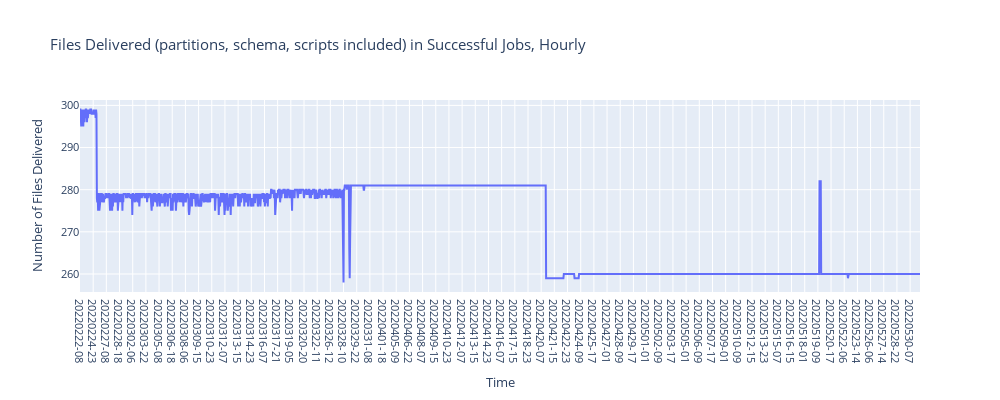
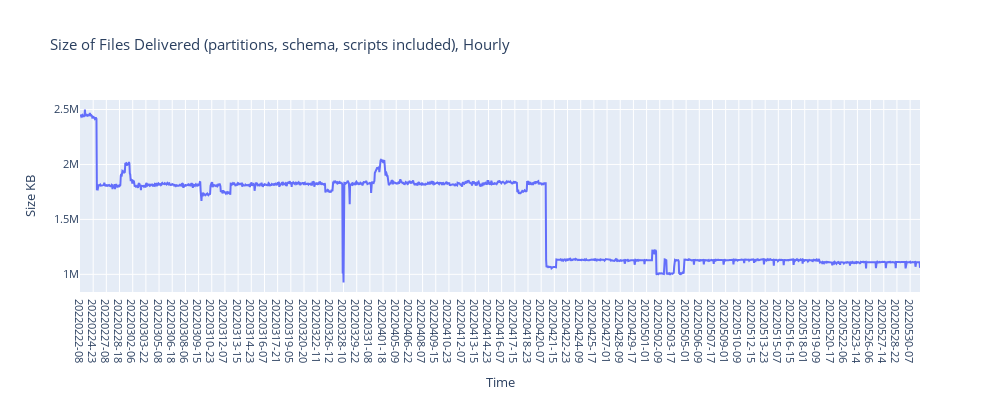
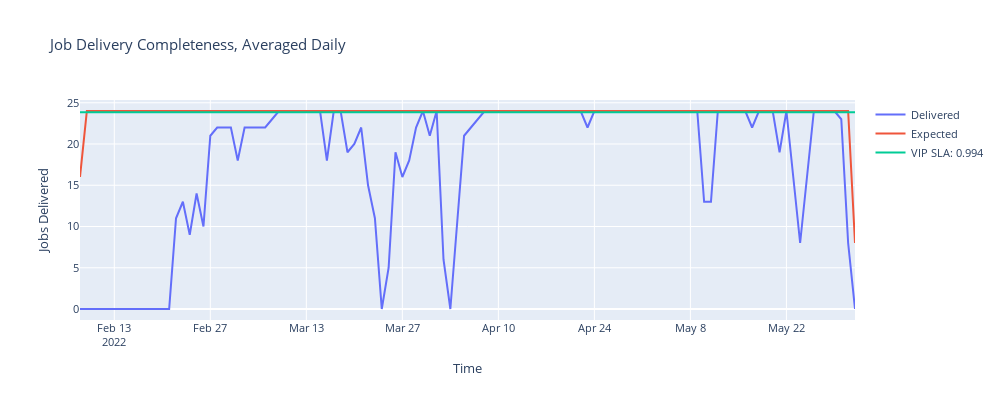
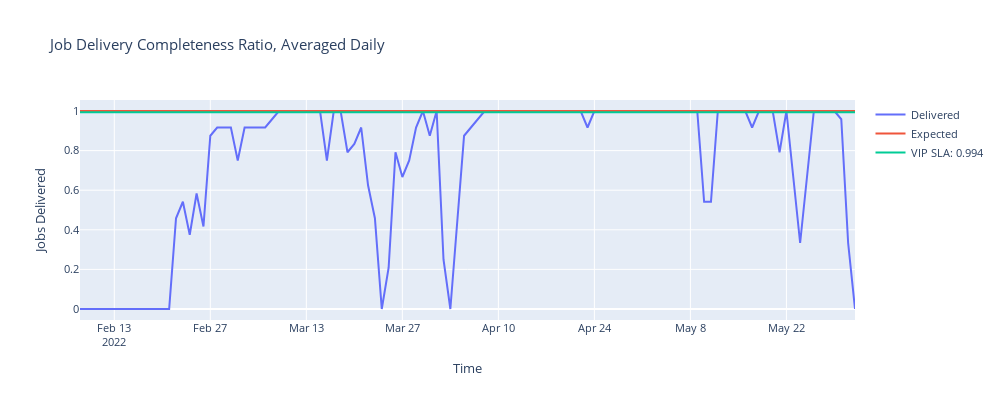

Notebook code for these charts, in order:
### Code cell
## This code is designed to work on-prems (analytics data is stored locally) but it can easily be adapted to be run on AWS Glue or Lambda with data stored on S3

# Init AWS settings
aws_access_key_id=secrets_aws.access_key_id
aws_secret_access_key=secrets_aws.secret_key_id
bucket=secrets_aws.bucket
proxy = secrets_proxy.proxies

s3, client, BUCKET = initAWSClient(aws_access_key_id, aws_secret_access_key,bucket,proxy)

# Prepare a directory to store csv files from observability procedures
folderName = 'csv'
csv_directory = prepare_folder(folderName,clear=False)
historical_job_metrics_file_name = 'historical_job_metrics.csv'
historical_table_metrics_file_name = 'historical_table_metrics.csv'
historical_jobSize_metrics_file_name = 'historical_job_size.csv'

### Prepare the timeframe for the telemetry
# Prod suffix is dedicated to the post-PoC period starting in end of February 2022. Job configurations are different
Prod_t0 = '2022/02/08 08:00' # format '%Y/%m/%d %H'
Prod_t0 = pd.to_datetime(Prod_t0, infer_datetime_format=True)
Prod_now = datetime.utcnow()
Prod_security = 30 # Minutes buffer to include or not a timeslot

# PoC suffix is dedicated to the PoC August-September 2021 period. Job configurations are different and PoC & Prod datasets 
# should therefore not be mixed
PoC_t0 = '2021/08/25 15:00' # format '%Y/%m/%d %H'
PoC_t0 = pd.to_datetime(PoC_t0, infer_datetime_format=True)
PoC_t1 = '2021/09/15 13:00'
PoC_t1 = pd.to_datetime(PoC_t1, infer_datetime_format=True)
PoC_security = 30 # Minutes buffer to include or not a timeslot

# Synthetical time slot list for the Prod period => generates a list of timestamps, starting from PoC or Prod d0 up to current time
Prod_TS = getTimeSeries(Prod_t0, Prod_now, Prod_security)   # PoC time series
PoC_TS = getTimeSeries(PoC_t0, PoC_t1, PoC_security)        # Prod time series


#*********************************************************************
#               OPTIONAL
#*********************************************************************

#### Generate the intial dataframe if historical csv are not yet available for incremental update
## Initial Job Metrics
# getAllJobsbMetrics(BUCKET, ts=Prod_TS, csv=True, csv_directory=csv_directory, filename=historical_job_metrics_file_name)
## Initial Job Completeness Metrics
# getAllTablesbMetrics(client, BUCKET, bucket, tablesOutOfScopeVeson, ts=Prod_TS, csv=True, csv_directory=csv_directory, filename=historical_table_metrics_file_name)
## Initial Job Size Metrics
# getAllJobsSizeMetrics(BUCKET, ts=Prod_TS,csv=True, csv_directory=csv_directory,filename=historical_jobSize_metrics_file_name)


#*********************************************************************
#               BASIC DATA OBSERVABILITY
#*********************************************************************

# Check missing telemetry records
security = 30 # minutes, example: job running at 12 AM will be considered as potentially completed at 12:30 AM

### Observe missing hourly jobs
missingTimeSlots_job = getMissingTimeSlots(csv_directory,historical_job_metrics_file_name,security)
print(f'missingTimeSlots_job: {missingTimeSlots_job}')
jobsbMetrics = getDeltaJobsbMetrics(BUCKET, csv_directory, missingTimeSlots_job, historical_job_metrics_file_name, security, csv = False)

### Observe job completeness, missing tables, schema changes
missingTimeSlots_table = getMissingTimeSlots(csv_directory,historical_table_metrics_file_name, security)
print(f'missingTimeSlots_table: {missingTimeSlots_table}')
tablesMetrics = getDeltaTablesbMetrics(client, BUCKET, bucket, tablesOutOfScopeVeson,ts= missingTimeSlots_table, csv=False, csv_directory= csv_directory, filename=historical_table_metrics_file_name, security=security)

### Observe job size fluctuation, for changes in snapshot logic, change in schema
missingTimeSlots_jobSize = getMissingTimeSlots(csv_directory,historical_jobSize_metrics_file_name, security)
print(f'missingTimeSlots_jobSize: {missingTimeSlots_jobSize}')
jobSizeMetrics = getDeltaJobsSizeMetrics(BUCKET, security, ts=missingTimeSlots_jobSize, csv=False, csv_directory=csv_directory, filename=historical_jobSize_metrics_file_name)


#*********************************************************************
#               DATAVIZ
#*********************************************************************

## Optional filtering to get rid of unsuccessful jobs (size = 0) for more lisibility
jobSizeMetrics = jobSizeMetrics[jobSizeMetrics['files'] > 1] 

## Aggregation for daily figures
jobsbMetricsAggr = aggregateJobMetrics(jobsbMetrics) 
tablesMetricsAggr = aggregateTableMetrics(tablesMetrics)

## Veson VIP products SLA
SLA = 0.994 # (99.4% reliability and accuracy)

#*************************************
#   PLOTS
#*************************************

######### VOLUME
# Files Delivered (partitions, schema, scripts included) in Successful Jobs, Hourly
drawScatterSingleLine(go, x=jobSizeMetrics['date'], y=jobSizeMetrics['files'], track="Delivered", 
    title="Files Delivered (partitions, schema, scripts included) in Successful Jobs, Hourly", xaxis='Time', yaxis= 'Number of Files Delivered', w=1000, h=400, font=dict(size=11,))

# Size of Files Delivered (partitions, schema, scripts included), Hourly
drawScatterSingleLine(go, x=jobSizeMetrics['date'], y=jobSizeMetrics['size'], track="Delivered", 
    title="Size of Files Delivered (partitions, schema, scripts included), Hourly", xaxis='Time', yaxis= 'Size KB', w=1000, h=400, font=dict(size=11,))

######### JOB LEVEL
# Job Delivery Completeness, Averaged Daily
drawScatterTripleLine(go, x=pd.to_datetime(jobsbMetricsAggr.index), y1=jobsbMetricsAggr['jobDelivered'],
y2=jobsbMetricsAggr['JobExpected'], y3=[SLA * 24 for i in range(len(jobsbMetricsAggr))] , track1="Delivered", track2='Expected', track3 =f'VIP SLA: {SLA}', title="Job Delivery Completeness, Averaged Daily", xaxis='Time', yaxis= 'Jobs Delivered', w=1000, h=400, font=dict(size=11,))

# Job Delivery Completeness Ratio, Averaged Daily
drawScatterTripleLine(go, x=pd.to_datetime(jobsbMetricsAggr.index), y1=jobsbMetricsAggr['successRatio'],
y2=[1 for i in range(len(jobsbMetricsAggr))], y3=[SLA for i in range(len(jobsbMetricsAggr))] , track1="Delivered", track2='Expected', track3 =f'VIP SLA: {SLA}', title="Job Delivery Completeness Ratio, Averaged Daily", xaxis='Time', yaxis= 'Jobs Delivered', w=1000, h=400, font=dict(size=11,))

# Job Delivery Completeness (out of 1, hourly)
drawScatterDoubleLine(go, x=pd.to_datetime(jobsbMetrics['date']), y1=jobsbMetrics['jobDelivered'], 
y2=[1 for i in range(len(jobsbMetrics))], track1="Delivered", track2='Expected',title="Job Delivery Completeness (out of 1, hourly)", xaxis='Time', yaxis= 'Jobs Delivered', w=1000, h=400, font=dict(size=11,))

######### TABLE LEVEL
# Table Delivery Completeness, Averaged Daily
drawScatterTripleLine(go, x=pd.to_datetime(tablesMetricsAggr.index), y1=tablesMetricsAggr['tablesDelivered'], 
y2=tablesMetricsAggr['tablesExpected'], y3=SLA * tablesMetricsAggr['tablesExpected'], track1="Delivered", track2='Expected', track3 =f'VIP SLA: {SLA}', title="Table Delivery Completeness, Averaged Daily", xaxis='Time', yaxis= 'Number of Files Delivered', w=1000, h=400, font=dict(size=11,))

# Table Delivery Completeness Ratio, Averaged Daily
drawScatterTripleLine(go, x=pd.to_datetime(tablesMetricsAggr.index), y1=tablesMetricsAggr['completenessRatio'], 
y2=[1 for i in range(len(tablesMetricsAggr))], y3=[SLA for i in range(len(tablesMetricsAggr))], track1="Delivered", track2='Expected', track3 =f'VIP SLA: {SLA}', title="Table Delivery Completeness Ratio, Averaged Daily", xaxis='Time', yaxis= 'Number of Files Delivered', w=1000, h=400, font=dict(size=11,))

# Table Delivery Completeness, Hourly
drawScatterTripleLine(go, x=tablesMetrics['date'], y1=tablesMetrics['tablesDelivered'], 
y2=tablesMetrics['tablesExpected'], y3=SLA * tablesMetrics['tablesExpected'], track1="Delivered", track2='Expected', track3 =f'VIP SLA: {SLA}', title="Table Delivery Completeness, Hourly", xaxis='Time', yaxis= 'Number of Files Delivered', w=1000, h=400, font=dict(size=11,))

# Table Delivery Failure, Averaged Daily
drawScatterTripleLine(go, x=pd.to_datetime(tablesMetricsAggr.index), y1=tablesMetricsAggr['missingTables'], 
y2=[0 for i in range(len(tablesMetricsAggr))], y3=(1-SLA) * tablesMetricsAggr['tablesExpected'], track1="Delivered", track2='Expected', track3 =f'VIP SLA: {SLA}', title="Table Delivery Failure, Averaged Daily", xaxis='Time', yaxis= 'Number of Missing Files', w=1000, h=400, font=dict(size=11,))

# Table Delivery Failure, Hourly
drawScatterTripleLine(go, x=tablesMetrics['date'], y1=tablesMetrics['missingTables'],
y2=[0 for i in range(len(tablesMetrics))], y3=(1-SLA) * tablesMetrics['tablesExpected'], track1="Delivered", track2='Expected', track3 =f'VIP SLA: {SLA}', title="Table Delivery Failure, Hourly", xaxis='Time', yaxis= 'Number of Missing Files', w=1000, h=400, font=dict(size=11,))

### Figure 1 — Plotly figure (JSON) as saved in the notebook; plotly's stock layout.template omitted (floating-point values rounded to 4 significant figures; data arrays with more than 128 entries replaced by an {"elided": "..."} marker saying what was removed)
{"data": [{"name": "Delivered", "x": {"elided": "2041 str values"}, "y": {"elided": "2041 int values"}, "type": "scatter"}], "layout": {"font": {"size": 11}, "title": {"text": "Files Delivered (partitions, schema, scripts included) in Successful Jobs, Hourly"}, "xaxis": {"title": {"text": "Time"}}, "yaxis": {"title": {"text": "Number of Files Delivered"}}, "width": 1000, "height": 400}}

### Figure 2 — Plotly figure (JSON) as saved in the notebook; plotly's stock layout.template omitted (floating-point values rounded to 4 significant figures; data arrays with more than 128 entries replaced by an {"elided": "..."} marker saying what was removed)
{"data": [{"name": "Delivered", "x": {"elided": "2041 str values"}, "y": {"elided": "2041 int values"}, "type": "scatter"}], "layout": {"font": {"size": 11}, "title": {"text": "Size of Files Delivered (partitions, schema, scripts included), Hourly"}, "xaxis": {"title": {"text": "Time"}}, "yaxis": {"title": {"text": "Size KB"}}, "width": 1000, "height": 400}}

### Figure 3 — Plotly figure (JSON) as saved in the notebook; plotly's stock layout.template omitted (floating-point values rounded to 4 significant figures)
{"data": [{"name": "Delivered", "x": ["2022-02-08T00:00:00", "2022-02-09T00:00:00", "2022-02-10T00:00:00", "2022-02-11T00:00:00", "2022-02-12T00:00:00", "2022-02-13T00:00:00", "2022-02-14T00:00:00", "2022-02-15T00:00:00", "2022-02-16T00:00:00", "2022-02-17T00:00:00", "2022-02-18T00:00:00", "2022-02-19T00:00:00", "2022-02-20T00:00:00", "2022-02-21T00:00:00", "2022-02-22T00:00:00", "2022-02-23T00:00:00", "2022-02-24T00:00:00", "2022-02-25T00:00:00", "2022-02-26T00:00:00", "2022-02-27T00:00:00", "2022-02-28T00:00:00", "2022-03-01T00:00:00", "2022-03-02T00:00:00", "2022-03-03T00:00:00", "2022-03-04T00:00:00", "2022-03-05T00:00:00", "2022-03-06T00:00:00", "2022-03-07T00:00:00", "2022-03-08T00:00:00", "2022-03-09T00:00:00", "2022-03-10T00:00:00", "2022-03-11T00:00:00", "2022-03-12T00:00:00", "2022-03-13T00:00:00", "2022-03-14T00:00:00", "2022-03-15T00:00:00", "2022-03-16T00:00:00", "2022-03-17T00:00:00", "2022-03-18T00:00:00", "2022-03-19T00:00:00", "2022-03-20T00:00:00", "2022-03-21T00:00:00", "2022-03-22T00:00:00", "2022-03-23T00:00:00", "2022-03-24T00:00:00", "2022-03-25T00:00:00", "2022-03-26T00:00:00", "2022-03-27T00:00:00", "2022-03-28T00:00:00", "2022-03-29T00:00:00", "2022-03-30T00:00:00", "2022-03-31T00:00:00", "2022-04-01T00:00:00", "2022-04-02T00:00:00", "2022-04-03T00:00:00", "2022-04-04T00:00:00", "2022-04-05T00:00:00", "2022-04-06T00:00:00", "2022-04-07T00:00:00", "2022-04-08T00:00:00", "2022-04-09T00:00:00", "2022-04-10T00:00:00", "2022-04-11T00:00:00", "2022-04-12T00:00:00", "2022-04-13T00:00:00", "2022-04-14T00:00:00", "2022-04-15T00:00:00", "2022-04-16T00:00:00", "2022-04-17T00:00:00", "2022-04-18T00:00:00", "2022-04-19T00:00:00", "2022-04-20T00:00:00", "2022-04-21T00:00:00", "2022-04-22T00:00:00", "2022-04-23T00:00:00", "2022-04-24T00:00:00", "2022-04-25T00:00:00", "2022-04-26T00:00:00", "2022-04-27T00:00:00", "2022-04-28T00:00:00", "2022-04-29T00:00:00", "2022-04-30T00:00:00", "2022-05-01T00:00:00", "2022-05-02T00:00:00", "2022-05-03T00:00:00", "2022-05-04T00:00:00", "2022-05-05T00:00:00", "2022-05-06T00:00:00", "2022-05-07T00:00:00", "2022-05-08T00:00:00", "2022-05-09T00:00:00", "2022-05-10T00:00:00", "2022-05-11T00:00:00", "2022-05-12T00:00:00", "2022-05-13T00:00:00", "2022-05-14T00:00:00", "2022-05-15T00:00:00", "2022-05-16T00:00:00", "2022-05-17T00:00:00", "2022-05-18T00:00:00", "2022-05-19T00:00:00", "2022-05-20T00:00:00", "2022-05-21T00:00:00", "2022-05-22T00:00:00", "2022-05-23T00:00:00", "2022-05-24T00:00:00", "2022-05-25T00:00:00", "2022-05-26T00:00:00", "2022-05-27T00:00:00", "2022-05-28T00:00:00", "2022-05-29T00:00:00", "2022-05-30T00:00:00", "2022-05-31T00:00:00", "2022-06-01T00:00:00"], "y": [0, 0, 0, 0, 0, 0, 0, 0, 0, 0, 0, 0, 0, 0, 11, 13, 9, 14, 10, 21, 22, 22, 22, 18, 22, 22, 22, 22, 23, 24, 24, 24, 24, 24, 24, 24, 18, 24, 24, 19, 20, 22, 15, 11, 0, 5, 19, 16, 18, 22, 24, 21, 24, 6, 0, 11, 21, 22, 23, 24, 24, 24, 24, 24, 24, 24, 24, 24, 24, 24, 24, 24, 24, 24, 22, 24, 24, 24, 24, 24, 24, 24, 24, 24, 24, 24, 24, 24, 24, 24, 24, 13, 13, 24, 24, 24, 24, 24, 22, 24, 24, 24, 19, 24, 16, 8, 16, 24, 24, 24, 24, 23, 8, 0], "type": "scatter"}, {"name": "Expected", "x": ["2022-02-08T00:00:00", "2022-02-09T00:00:00", "2022-02-10T00:00:00", "2022-02-11T00:00:00", "2022-02-12T00:00:00", "2022-02-13T00:00:00", "2022-02-14T00:00:00", "2022-02-15T00:00:00", "2022-02-16T00:00:00", "2022-02-17T00:00:00", "2022-02-18T00:00:00", "2022-02-19T00:00:00", "2022-02-20T00:00:00", "2022-02-21T00:00:00", "2022-02-22T00:00:00", "2022-02-23T00:00:00", "2022-02-24T00:00:00", "2022-02-25T00:00:00", "2022-02-26T00:00:00", "2022-02-27T00:00:00", "2022-02-28T00:00:00", "2022-03-01T00:00:00", "2022-03-02T00:00:00", "2022-03-03T00:00:00", "2022-03-04T00:00:00", "2022-03-05T00:00:00", "2022-03-06T00:00:00", "2022-03-07T00:00:00", "2022-03-08T00:00:00", "2022-03-09T00:00:00", "2022-03-10T00:00:00", "2022-03-11T00:00:00", "2022-03-12T00:00:00", "2022-03-13T00:00:00", "2022-03-14T00:00:00", "2022-03-15T00:00:00", "2022-03-16T00:00:00", "2022-03-17T00:00:00", "2022-03-18T00:00:00", "2022-03-19T00:00:00", "2022-03-20T00:00:00", "2022-03-21T00:00:00", "2022-03-22T00:00:00", "2022-03-23T00:00:00", "2022-03-24T00:00:00", "2022-03-25T00:00:00", "2022-03-26T00:00:00", "2022-03-27T00:00:00", "2022-03-28T00:00:00", "2022-03-29T00:00:00", "2022-03-30T00:00:00", "2022-03-31T00:00:00", "2022-04-01T00:00:00", "2022-04-02T00:00:00", "2022-04-03T00:00:00", "2022-04-04T00:00:00", "2022-04-05T00:00:00", "2022-04-06T00:00:00", "2022-04-07T00:00:00", "2022-04-08T00:00:00", "2022-04-09T00:00:00", "2022-04-10T00:00:00", "2022-04-11T00:00:00", "2022-04-12T00:00:00", "2022-04-13T00:00:00", "2022-04-14T00:00:00", "2022-04-15T00:00:00", "2022-04-16T00:00:00", "2022-04-17T00:00:00", "2022-04-18T00:00:00", "2022-04-19T00:00:00", "2022-04-20T00:00:00", "2022-04-21T00:00:00", "2022-04-22T00:00:00", "2022-04-23T00:00:00", "2022-04-24T00:00:00", "2022-04-25T00:00:00", "2022-04-26T00:00:00", "2022-04-27T00:00:00", "2022-04-28T00:00:00", "2022-04-29T00:00:00", "2022-04-30T00:00:00", "2022-05-01T00:00:00", "2022-05-02T00:00:00", "2022-05-03T00:00:00", "2022-05-04T00:00:00", "2022-05-05T00:00:00", "2022-05-06T00:00:00", "2022-05-07T00:00:00", "2022-05-08T00:00:00", "2022-05-09T00:00:00", "2022-05-10T00:00:00", "2022-05-11T00:00:00", "2022-05-12T00:00:00", "2022-05-13T00:00:00", "2022-05-14T00:00:00", "2022-05-15T00:00:00", "2022-05-16T00:00:00", "2022-05-17T00:00:00", "2022-05-18T00:00:00", "2022-05-19T00:00:00", "2022-05-20T00:00:00", "2022-05-21T00:00:00", "2022-05-22T00:00:00", "2022-05-23T00:00:00", "2022-05-24T00:00:00", "2022-05-25T00:00:00", "2022-05-26T00:00:00", "2022-05-27T00:00:00", "2022-05-28T00:00:00", "2022-05-29T00:00:00", "2022-05-30T00:00:00", "2022-05-31T00:00:00", "2022-06-01T00:00:00"], "y": [16, 24, 24, 24, 24, 24, 24, 24, 24, 24, 24, 24, 24, 24, 24, 24, 24, 24, 24, 24, 24, 24, 24, 24, 24, 24, 24, 24, 24, 24, 24, 24, 24, 24, 24, 24, 24, 24, 24, 24, 24, 24, 24, 24, 24, 24, 24, 24, 24, 24, 24, 24, 24, 24, 24, 24, 24, 24, 24, 24, 24, 24, 24, 24, 24, 24, 24, 24, 24, 24, 24, 24, 24, 24, 24, 24, 24, 24, 24, 24, 24, 24, 24, 24, 24, 24, 24, 24, 24, 24, 24, 24, 24, 24, 24, 24, 24, 24, 24, 24, 24, 24, 24, 24, 24, 24, 24, 24, 24, 24, 24, 24, 24, 8], "type": "scatter"}, {"name": "VIP SLA: 0.994", "x": ["2022-02-08T00:00:00", "2022-02-09T00:00:00", "2022-02-10T00:00:00", "2022-02-11T00:00:00", "2022-02-12T00:00:00", "2022-02-13T00:00:00", "2022-02-14T00:00:00", "2022-02-15T00:00:00", "2022-02-16T00:00:00", "2022-02-17T00:00:00", "2022-02-18T00:00:00", "2022-02-19T00:00:00", "2022-02-20T00:00:00", "2022-02-21T00:00:00", "2022-02-22T00:00:00", "2022-02-23T00:00:00", "2022-02-24T00:00:00", "2022-02-25T00:00:00", "2022-02-26T00:00:00", "2022-02-27T00:00:00", "2022-02-28T00:00:00", "2022-03-01T00:00:00", "2022-03-02T00:00:00", "2022-03-03T00:00:00", "2022-03-04T00:00:00", "2022-03-05T00:00:00", "2022-03-06T00:00:00", "2022-03-07T00:00:00", "2022-03-08T00:00:00", "2022-03-09T00:00:00", "2022-03-10T00:00:00", "2022-03-11T00:00:00", "2022-03-12T00:00:00", "2022-03-13T00:00:00", "2022-03-14T00:00:00", "2022-03-15T00:00:00", "2022-03-16T00:00:00", "2022-03-17T00:00:00", "2022-03-18T00:00:00", "2022-03-19T00:00:00", "2022-03-20T00:00:00", "2022-03-21T00:00:00", "2022-03-22T00:00:00", "2022-03-23T00:00:00", "2022-03-24T00:00:00", "2022-03-25T00:00:00", "2022-03-26T00:00:00", "2022-03-27T00:00:00", "2022-03-28T00:00:00", "2022-03-29T00:00:00", "2022-03-30T00:00:00", "2022-03-31T00:00:00", "2022-04-01T00:00:00", "2022-04-02T00:00:00", "2022-04-03T00:00:00", "2022-04-04T00:00:00", "2022-04-05T00:00:00", "2022-04-06T00:00:00", "2022-04-07T00:00:00", "2022-04-08T00:00:00", "2022-04-09T00:00:00", "2022-04-10T00:00:00", "2022-04-11T00:00:00", "2022-04-12T00:00:00", "2022-04-13T00:00:00", "2022-04-14T00:00:00", "2022-04-15T00:00:00", "2022-04-16T00:00:00", "2022-04-17T00:00:00", "2022-04-18T00:00:00", "2022-04-19T00:00:00", "2022-04-20T00:00:00", "2022-04-21T00:00:00", "2022-04-22T00:00:00", "2022-04-23T00:00:00", "2022-04-24T00:00:00", "2022-04-25T00:00:00", "2022-04-26T00:00:00", "2022-04-27T00:00:00", "2022-04-28T00:00:00", "2022-04-29T00:00:00", "2022-04-30T00:00:00", "2022-05-01T00:00:00", "2022-05-02T00:00:00", "2022-05-03T00:00:00", "2022-05-04T00:00:00", "2022-05-05T00:00:00", "2022-05-06T00:00:00", "2022-05-07T00:00:00", "2022-05-08T00:00:00", "2022-05-09T00:00:00", "2022-05-10T00:00:00", "2022-05-11T00:00:00", "2022-05-12T00:00:00", "2022-05-13T00:00:00", "2022-05-14T00:00:00", "2022-05-15T00:00:00", "2022-05-16T00:00:00", "2022-05-17T00:00:00", "2022-05-18T00:00:00", "2022-05-19T00:00:00", "2022-05-20T00:00:00", "2022-05-21T00:00:00", "2022-05-22T00:00:00", "2022-05-23T00:00:00", "2022-05-24T00:00:00", "2022-05-25T00:00:00", "2022-05-26T00:00:00", "2022-05-27T00:00:00", "2022-05-28T00:00:00", "2022-05-29T00:00:00", "2022-05-30T00:00:00", "2022-05-31T00:00:00", "2022-06-01T00:00:00"], "y": [23.86, 23.86, 23.86, 23.86, 23.86, 23.86, 23.86, 23.86, 23.86, 23.86, 23.86, 23.86, 23.86, 23.86, 23.86, 23.86, 23.86, 23.86, 23.86, 23.86, 23.86, 23.86, 23.86, 23.86, 23.86, 23.86, 23.86, 23.86, 23.86, 23.86, 23.86, 23.86, 23.86, 23.86, 23.86, 23.86, 23.86, 23.86, 23.86, 23.86, 23.86, 23.86, 23.86, 23.86, 23.86, 23.86, 23.86, 23.86, 23.86, 23.86, 23.86, 23.86, 23.86, 23.86, 23.86, 23.86, 23.86, 23.86, 23.86, 23.86, 23.86, 23.86, 23.86, 23.86, 23.86, 23.86, 23.86, 23.86, 23.86, 23.86, 23.86, 23.86, 23.86, 23.86, 23.86, 23.86, 23.86, 23.86, 23.86, 23.86, 23.86, 23.86, 23.86, 23.86, 23.86, 23.86, 23.86, 23.86, 23.86, 23.86, 23.86, 23.86, 23.86, 23.86, 23.86, 23.86, 23.86, 23.86, 23.86, 23.86, 23.86, 23.86, 23.86, 23.86, 23.86, 23.86, 23.86, 23.86, 23.86, 23.86, 23.86, 23.86, 23.86, 23.86], "type": "scatter"}], "layout": {"font": {"size": 11}, "title": {"text": "Job Delivery Completeness, Averaged Daily"}, "xaxis": {"title": {"text": "Time"}}, "yaxis": {"title": {"text": "Jobs Delivered"}}, "width": 1000, "height": 400}}

### Figure 4 — Plotly figure (JSON) as saved in the notebook; plotly's stock layout.template omitted (floating-point values rounded to 4 significant figures)
{"data": [{"name": "Delivered", "x": ["2022-02-08T00:00:00", "2022-02-09T00:00:00", "2022-02-10T00:00:00", "2022-02-11T00:00:00", "2022-02-12T00:00:00", "2022-02-13T00:00:00", "2022-02-14T00:00:00", "2022-02-15T00:00:00", "2022-02-16T00:00:00", "2022-02-17T00:00:00", "2022-02-18T00:00:00", "2022-02-19T00:00:00", "2022-02-20T00:00:00", "2022-02-21T00:00:00", "2022-02-22T00:00:00", "2022-02-23T00:00:00", "2022-02-24T00:00:00", "2022-02-25T00:00:00", "2022-02-26T00:00:00", "2022-02-27T00:00:00", "2022-02-28T00:00:00", "2022-03-01T00:00:00", "2022-03-02T00:00:00", "2022-03-03T00:00:00", "2022-03-04T00:00:00", "2022-03-05T00:00:00", "2022-03-06T00:00:00", "2022-03-07T00:00:00", "2022-03-08T00:00:00", "2022-03-09T00:00:00", "2022-03-10T00:00:00", "2022-03-11T00:00:00", "2022-03-12T00:00:00", "2022-03-13T00:00:00", "2022-03-14T00:00:00", "2022-03-15T00:00:00", "2022-03-16T00:00:00", "2022-03-17T00:00:00", "2022-03-18T00:00:00", "2022-03-19T00:00:00", "2022-03-20T00:00:00", "2022-03-21T00:00:00", "2022-03-22T00:00:00", "2022-03-23T00:00:00", "2022-03-24T00:00:00", "2022-03-25T00:00:00", "2022-03-26T00:00:00", "2022-03-27T00:00:00", "2022-03-28T00:00:00", "2022-03-29T00:00:00", "2022-03-30T00:00:00", "2022-03-31T00:00:00", "2022-04-01T00:00:00", "2022-04-02T00:00:00", "2022-04-03T00:00:00", "2022-04-04T00:00:00", "2022-04-05T00:00:00", "2022-04-06T00:00:00", "2022-04-07T00:00:00", "2022-04-08T00:00:00", "2022-04-09T00:00:00", "2022-04-10T00:00:00", "2022-04-11T00:00:00", "2022-04-12T00:00:00", "2022-04-13T00:00:00", "2022-04-14T00:00:00", "2022-04-15T00:00:00", "2022-04-16T00:00:00", "2022-04-17T00:00:00", "2022-04-18T00:00:00", "2022-04-19T00:00:00", "2022-04-20T00:00:00", "2022-04-21T00:00:00", "2022-04-22T00:00:00", "2022-04-23T00:00:00", "2022-04-24T00:00:00", "2022-04-25T00:00:00", "2022-04-26T00:00:00", "2022-04-27T00:00:00", "2022-04-28T00:00:00", "2022-04-29T00:00:00", "2022-04-30T00:00:00", "2022-05-01T00:00:00", "2022-05-02T00:00:00", "2022-05-03T00:00:00", "2022-05-04T00:00:00", "2022-05-05T00:00:00", "2022-05-06T00:00:00", "2022-05-07T00:00:00", "2022-05-08T00:00:00", "2022-05-09T00:00:00", "2022-05-10T00:00:00", "2022-05-11T00:00:00", "2022-05-12T00:00:00", "2022-05-13T00:00:00", "2022-05-14T00:00:00", "2022-05-15T00:00:00", "2022-05-16T00:00:00", "2022-05-17T00:00:00", "2022-05-18T00:00:00", "2022-05-19T00:00:00", "2022-05-20T00:00:00", "2022-05-21T00:00:00", "2022-05-22T00:00:00", "2022-05-23T00:00:00", "2022-05-24T00:00:00", "2022-05-25T00:00:00", "2022-05-26T00:00:00", "2022-05-27T00:00:00", "2022-05-28T00:00:00", "2022-05-29T00:00:00", "2022-05-30T00:00:00", "2022-05-31T00:00:00", "2022-06-01T00:00:00"], "y": [0, 0, 0, 0, 0, 0, 0, 0, 0, 0, 0, 0, 0, 0, 0.4583, 0.5417, 0.375, 0.5833, 0.4167, 0.875, 0.9167, 0.9167, 0.9167, 0.75, 0.9167, 0.9167, 0.9167, 0.9167, 0.9583, 1, 1, 1, 1, 1, 1, 1, 0.75, 1, 1, 0.7917, 0.8333, 0.9167, 0.625, 0.4583, 0, 0.2083, 0.7917, 0.6667, 0.75, 0.9167, 1, 0.875, 1, 0.25, 0, 0.4583, 0.875, 0.9167, 0.9583, 1, 1, 1, 1, 1, 1, 1, 1, 1, 1, 1, 1, 1, 1, 1, 0.9167, 1, 1, 1, 1, 1, 1, 1, 1, 1, 1, 1, 1, 1, 1, 1, 1, 0.5417, 0.5417, 1, 1, 1, 1, 1, 0.9167, 1, 1, 1, 0.7917, 1, 0.6667, 0.3333, 0.6667, 1, 1, 1, 1, 0.9583, 0.3333, 0], "type": "scatter"}, {"name": "Expected", "x": ["2022-02-08T00:00:00", "2022-02-09T00:00:00", "2022-02-10T00:00:00", "2022-02-11T00:00:00", "2022-02-12T00:00:00", "2022-02-13T00:00:00", "2022-02-14T00:00:00", "2022-02-15T00:00:00", "2022-02-16T00:00:00", "2022-02-17T00:00:00", "2022-02-18T00:00:00", "2022-02-19T00:00:00", "2022-02-20T00:00:00", "2022-02-21T00:00:00", "2022-02-22T00:00:00", "2022-02-23T00:00:00", "2022-02-24T00:00:00", "2022-02-25T00:00:00", "2022-02-26T00:00:00", "2022-02-27T00:00:00", "2022-02-28T00:00:00", "2022-03-01T00:00:00", "2022-03-02T00:00:00", "2022-03-03T00:00:00", "2022-03-04T00:00:00", "2022-03-05T00:00:00", "2022-03-06T00:00:00", "2022-03-07T00:00:00", "2022-03-08T00:00:00", "2022-03-09T00:00:00", "2022-03-10T00:00:00", "2022-03-11T00:00:00", "2022-03-12T00:00:00", "2022-03-13T00:00:00", "2022-03-14T00:00:00", "2022-03-15T00:00:00", "2022-03-16T00:00:00", "2022-03-17T00:00:00", "2022-03-18T00:00:00", "2022-03-19T00:00:00", "2022-03-20T00:00:00", "2022-03-21T00:00:00", "2022-03-22T00:00:00", "2022-03-23T00:00:00", "2022-03-24T00:00:00", "2022-03-25T00:00:00", "2022-03-26T00:00:00", "2022-03-27T00:00:00", "2022-03-28T00:00:00", "2022-03-29T00:00:00", "2022-03-30T00:00:00", "2022-03-31T00:00:00", "2022-04-01T00:00:00", "2022-04-02T00:00:00", "2022-04-03T00:00:00", "2022-04-04T00:00:00", "2022-04-05T00:00:00", "2022-04-06T00:00:00", "2022-04-07T00:00:00", "2022-04-08T00:00:00", "2022-04-09T00:00:00", "2022-04-10T00:00:00", "2022-04-11T00:00:00", "2022-04-12T00:00:00", "2022-04-13T00:00:00", "2022-04-14T00:00:00", "2022-04-15T00:00:00", "2022-04-16T00:00:00", "2022-04-17T00:00:00", "2022-04-18T00:00:00", "2022-04-19T00:00:00", "2022-04-20T00:00:00", "2022-04-21T00:00:00", "2022-04-22T00:00:00", "2022-04-23T00:00:00", "2022-04-24T00:00:00", "2022-04-25T00:00:00", "2022-04-26T00:00:00", "2022-04-27T00:00:00", "2022-04-28T00:00:00", "2022-04-29T00:00:00", "2022-04-30T00:00:00", "2022-05-01T00:00:00", "2022-05-02T00:00:00", "2022-05-03T00:00:00", "2022-05-04T00:00:00", "2022-05-05T00:00:00", "2022-05-06T00:00:00", "2022-05-07T00:00:00", "2022-05-08T00:00:00", "2022-05-09T00:00:00", "2022-05-10T00:00:00", "2022-05-11T00:00:00", "2022-05-12T00:00:00", "2022-05-13T00:00:00", "2022-05-14T00:00:00", "2022-05-15T00:00:00", "2022-05-16T00:00:00", "2022-05-17T00:00:00", "2022-05-18T00:00:00", "2022-05-19T00:00:00", "2022-05-20T00:00:00", "2022-05-21T00:00:00", "2022-05-22T00:00:00", "2022-05-23T00:00:00", "2022-05-24T00:00:00", "2022-05-25T00:00:00", "2022-05-26T00:00:00", "2022-05-27T00:00:00", "2022-05-28T00:00:00", "2022-05-29T00:00:00", "2022-05-30T00:00:00", "2022-05-31T00:00:00", "2022-06-01T00:00:00"], "y": [1, 1, 1, 1, 1, 1, 1, 1, 1, 1, 1, 1, 1, 1, 1, 1, 1, 1, 1, 1, 1, 1, 1, 1, 1, 1, 1, 1, 1, 1, 1, 1, 1, 1, 1, 1, 1, 1, 1, 1, 1, 1, 1, 1, 1, 1, 1, 1, 1, 1, 1, 1, 1, 1, 1, 1, 1, 1, 1, 1, 1, 1, 1, 1, 1, 1, 1, 1, 1, 1, 1, 1, 1, 1, 1, 1, 1, 1, 1, 1, 1, 1, 1, 1, 1, 1, 1, 1, 1, 1, 1, 1, 1, 1, 1, 1, 1, 1, 1, 1, 1, 1, 1, 1, 1, 1, 1, 1, 1, 1, 1, 1, 1, 1], "type": "scatter"}, {"name": "VIP SLA: 0.994", "x": ["2022-02-08T00:00:00", "2022-02-09T00:00:00", "2022-02-10T00:00:00", "2022-02-11T00:00:00", "2022-02-12T00:00:00", "2022-02-13T00:00:00", "2022-02-14T00:00:00", "2022-02-15T00:00:00", "2022-02-16T00:00:00", "2022-02-17T00:00:00", "2022-02-18T00:00:00", "2022-02-19T00:00:00", "2022-02-20T00:00:00", "2022-02-21T00:00:00", "2022-02-22T00:00:00", "2022-02-23T00:00:00", "2022-02-24T00:00:00", "2022-02-25T00:00:00", "2022-02-26T00:00:00", "2022-02-27T00:00:00", "2022-02-28T00:00:00", "2022-03-01T00:00:00", "2022-03-02T00:00:00", "2022-03-03T00:00:00", "2022-03-04T00:00:00", "2022-03-05T00:00:00", "2022-03-06T00:00:00", "2022-03-07T00:00:00", "2022-03-08T00:00:00", "2022-03-09T00:00:00", "2022-03-10T00:00:00", "2022-03-11T00:00:00", "2022-03-12T00:00:00", "2022-03-13T00:00:00", "2022-03-14T00:00:00", "2022-03-15T00:00:00", "2022-03-16T00:00:00", "2022-03-17T00:00:00", "2022-03-18T00:00:00", "2022-03-19T00:00:00", "2022-03-20T00:00:00", "2022-03-21T00:00:00", "2022-03-22T00:00:00", "2022-03-23T00:00:00", "2022-03-24T00:00:00", "2022-03-25T00:00:00", "2022-03-26T00:00:00", "2022-03-27T00:00:00", "2022-03-28T00:00:00", "2022-03-29T00:00:00", "2022-03-30T00:00:00", "2022-03-31T00:00:00", "2022-04-01T00:00:00", "2022-04-02T00:00:00", "2022-04-03T00:00:00", "2022-04-04T00:00:00", "2022-04-05T00:00:00", "2022-04-06T00:00:00", "2022-04-07T00:00:00", "2022-04-08T00:00:00", "2022-04-09T00:00:00", "2022-04-10T00:00:00", "2022-04-11T00:00:00", "2022-04-12T00:00:00", "2022-04-13T00:00:00", "2022-04-14T00:00:00", "2022-04-15T00:00:00", "2022-04-16T00:00:00", "2022-04-17T00:00:00", "2022-04-18T00:00:00", "2022-04-19T00:00:00", "2022-04-20T00:00:00", "2022-04-21T00:00:00", "2022-04-22T00:00:00", "2022-04-23T00:00:00", "2022-04-24T00:00:00", "2022-04-25T00:00:00", "2022-04-26T00:00:00", "2022-04-27T00:00:00", "2022-04-28T00:00:00", "2022-04-29T00:00:00", "2022-04-30T00:00:00", "2022-05-01T00:00:00", "2022-05-02T00:00:00", "2022-05-03T00:00:00", "2022-05-04T00:00:00", "2022-05-05T00:00:00", "2022-05-06T00:00:00", "2022-05-07T00:00:00", "2022-05-08T00:00:00", "2022-05-09T00:00:00", "2022-05-10T00:00:00", "2022-05-11T00:00:00", "2022-05-12T00:00:00", "2022-05-13T00:00:00", "2022-05-14T00:00:00", "2022-05-15T00:00:00", "2022-05-16T00:00:00", "2022-05-17T00:00:00", "2022-05-18T00:00:00", "2022-05-19T00:00:00", "2022-05-20T00:00:00", "2022-05-21T00:00:00", "2022-05-22T00:00:00", "2022-05-23T00:00:00", "2022-05-24T00:00:00", "2022-05-25T00:00:00", "2022-05-26T00:00:00", "2022-05-27T00:00:00", "2022-05-28T00:00:00", "2022-05-29T00:00:00", "2022-05-30T00:00:00", "2022-05-31T00:00:00", "2022-06-01T00:00:00"], "y": [0.994, 0.994, 0.994, 0.994, 0.994, 0.994, 0.994, 0.994, 0.994, 0.994, 0.994, 0.994, 0.994, 0.994, 0.994, 0.994, 0.994, 0.994, 0.994, 0.994, 0.994, 0.994, 0.994, 0.994, 0.994, 0.994, 0.994, 0.994, 0.994, 0.994, 0.994, 0.994, 0.994, 0.994, 0.994, 0.994, 0.994, 0.994, 0.994, 0.994, 0.994, 0.994, 0.994, 0.994, 0.994, 0.994, 0.994, 0.994, 0.994, 0.994, 0.994, 0.994, 0.994, 0.994, 0.994, 0.994, 0.994, 0.994, 0.994, 0.994, 0.994, 0.994, 0.994, 0.994, 0.994, 0.994, 0.994, 0.994, 0.994, 0.994, 0.994, 0.994, 0.994, 0.994, 0.994, 0.994, 0.994, 0.994, 0.994, 0.994, 0.994, 0.994, 0.994, 0.994, 0.994, 0.994, 0.994, 0.994, 0.994, 0.994, 0.994, 0.994, 0.994, 0.994, 0.994, 0.994, 0.994, 0.994, 0.994, 0.994, 0.994, 0.994, 0.994, 0.994, 0.994, 0.994, 0.994, 0.994, 0.994, 0.994, 0.994, 0.994, 0.994, 0.994], "type": "scatter"}], "layout": {"font": {"size": 11}, "title": {"text": "Job Delivery Completeness Ratio, Averaged Daily"}, "xaxis": {"title": {"text": "Time"}}, "yaxis": {"title": {"text": "Jobs Delivered"}}, "width": 1000, "height": 400}}
